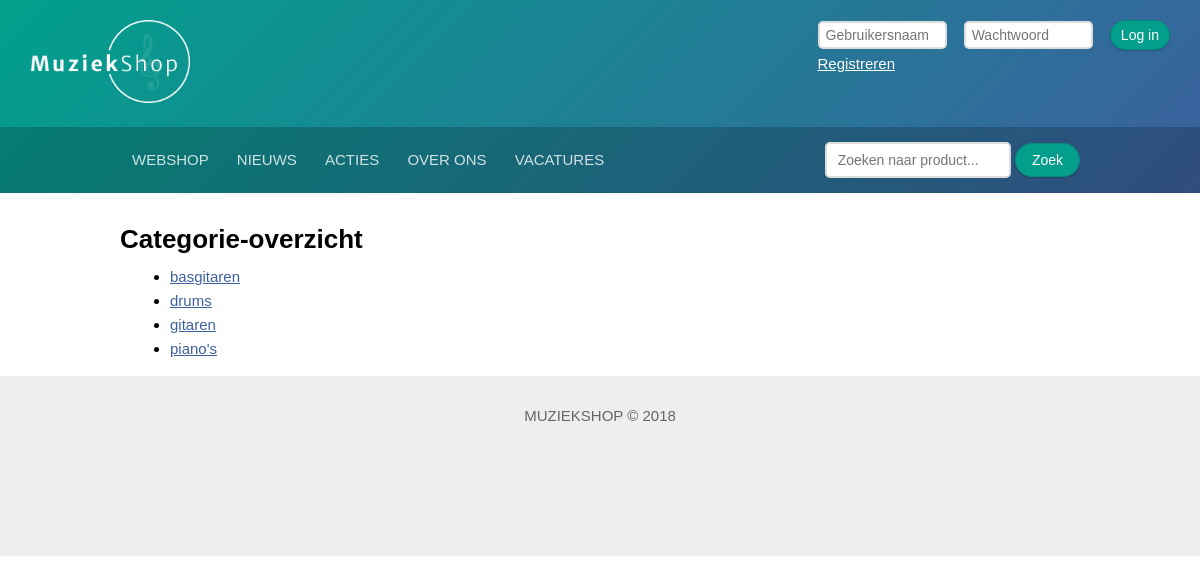
Screenshot of /index.php?page=categorie-overzicht with the database file from the repository.
### tables this page shows
CREATE TABLE `CATEGORIE` (
  `CATEGORIENAAM` varchar(15) NOT NULL
);

### includes/functions.php (called while the page is built, shortened)
<?php
function han_get_categories() {
  global $db;
  $query = $db->query('SELECT * FROM CATEGORIE');
  return $query->fetchAll();
}

### partials/categorie-overzicht.php (the view)
<article>
  <h1>Categorie-overzicht</h1>
  <?php if ( $categorieen = han_get_categories() ) { ?>
    <ul>
      <?php foreach ( $categorieen as $categorie ) { ?>
        <li><a href="index.php?category=<?php echo $categorie['CATEGORIENAAM']; ?>"><?php echo $categorie['CATEGORIENAAM']; ?></a></li>
      <?php } ?>
    </ul>
  <?php } else { ?>
    <p>Er zijn geen categorieën om weer te geven.</p>
  <?php } ?>
</article>

### assets/css/style.css (style rules this page uses)
* { margin: 0; padding: 0; }
body { box-sizing: border-box; -webkit-font-smoothing: antialiased; -moz-osx-font-smoothing: grayscale; }
a { color: #3c609e; }
body { margin: 0; padding: 0; font-size: 15px; line-height: 20px; font-family: helvetica, arial, sans-serif; }
h1 { margin: 18px 0 10px 0; font-size: 22px; }
article { line-height: 24px; }
article h1 { font-size: 26px; line-height: 32px; }
h1, h2, article h3 { margin: 20px 0 10px 0; }
article ul { margin-left: 50px; }

### rows the page displays
categorie: CATEGORIENAAM "basgitaren"
categorie: CATEGORIENAAM "drums"
categorie: CATEGORIENAAM "gitaren"
categorie: CATEGORIENAAM "piano's"

### other values shown
$config['site']['name'] "MUZIEKSHOP"
